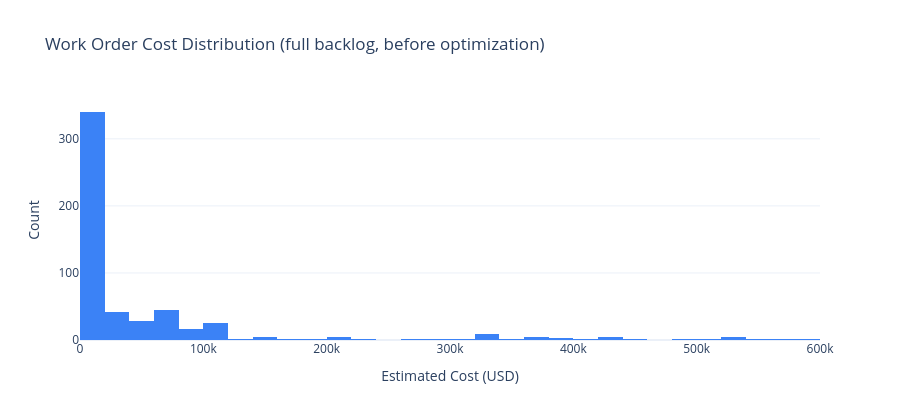

Source (notebook cell):
### Code cell
fig = go.Figure()
fig.add_trace(go.Histogram(x=wos.estimated_cost_usd, nbinsx=50, marker_color="#3b82f6"))
fig.update_layout(
    title="Work Order Cost Distribution (full backlog, before optimization)",
    xaxis_title="Estimated Cost (USD)", yaxis_title="Count",
    template="plotly_white", height=420,
)
fig.show()

print(f"\nNote: total backlog cost (${wos.estimated_cost_usd.sum():,.0f}) vastly exceeds any "
      f"realistic turnaround budget — this is exactly WHY a selection optimizer is needed "
      f"rather than 'just do everything'.")

### Figure 1 — Plotly figure (JSON) as saved in the notebook; plotly's stock layout.template omitted (floating-point values rounded to 4 significant figures; data arrays with more than 128 entries replaced by an {"elided": "..."} marker saying what was removed)
{"data": [{"marker": {"color": "#3b82f6"}, "nbinsx": 50, "type": "histogram", "x": {"elided": "550 float values"}}], "layout": {"height": 420, "title": {"text": "Work Order Cost Distribution (full backlog, before optimization)"}, "xaxis": {"title": {"text": "Estimated Cost (USD)"}}, "yaxis": {"title": {"text": "Count"}}}}
